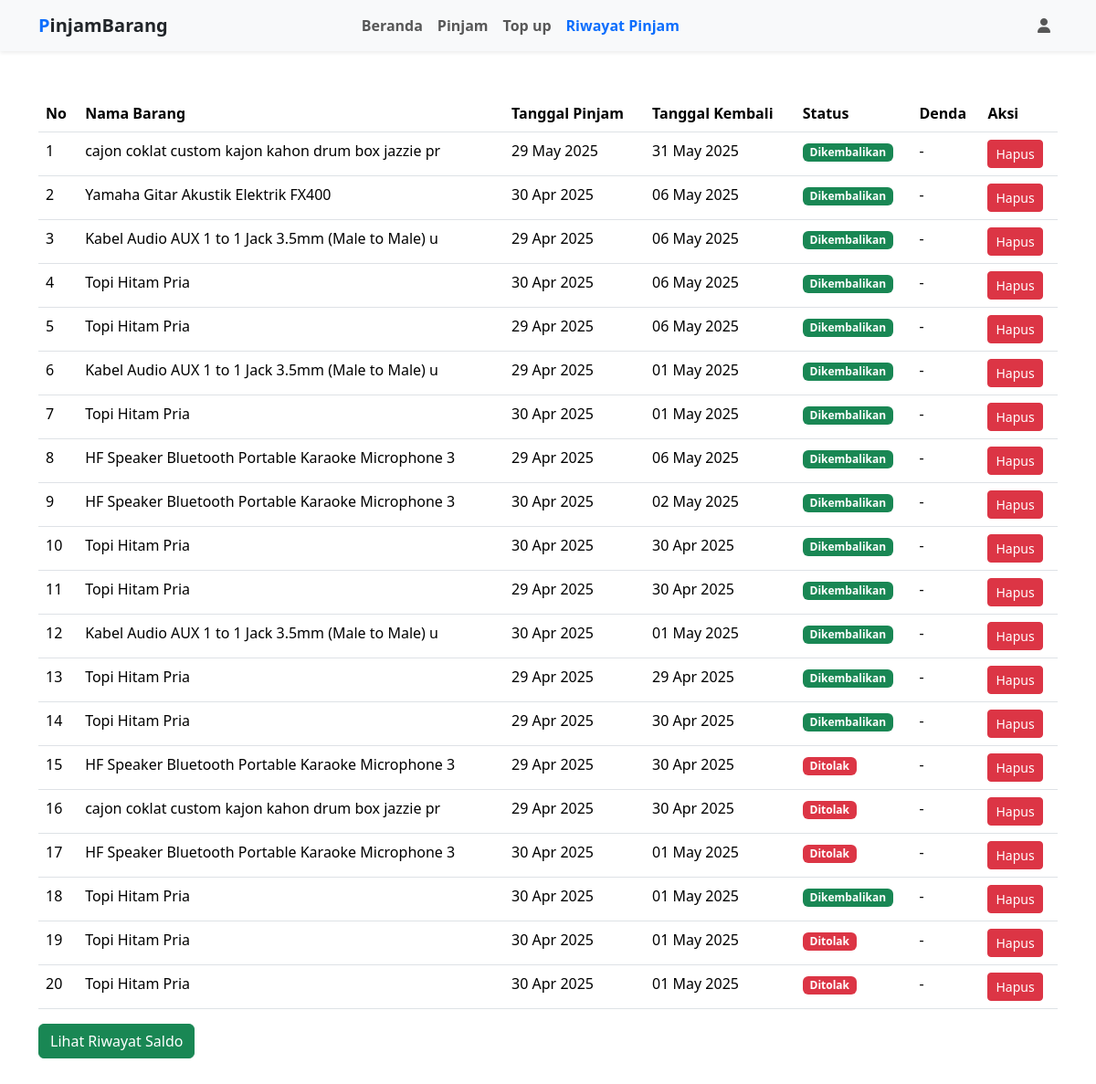
The page /riwayatPinjam_user.php (signed in) on the database its author committed.
### tables this page shows
CREATE TABLE `peminjaman` (
  `id` int(11) NOT NULL,
  `id_login` int(11) NOT NULL,
  `id_barang` int(11) NOT NULL,
  `tanggal_ajuan` date NOT NULL,
  `tgl_peminjaman` date NOT NULL,
  `tgal_kembali` date NOT NULL,
  `harga_harian` int(11) NOT NULL,
  `jmlh_hari_pinjam` int(11) NOT NULL,
  `total` int(11) NOT NULL,
  `ket` text NOT NULL,
  `catatan` text NOT NULL,
  `kondisi` varchar(50) NOT NULL,
  `denda` int(11) NOT NULL,
  `status_denda` enum('belum','lunas') DEFAULT 'lunas'
);

CREATE TABLE `barang` (
  `id` int(11) NOT NULL,
  `nama_barang` varchar(50) NOT NULL,
  `kode_barang` varchar(12) NOT NULL,
  `kategori_brg` varchar(15) NOT NULL,
  `status_brg` varchar(30) DEFAULT 'tersedia',
  `harga_barang` int(11) NOT NULL,
  `harga_sewa` int(11) NOT NULL,
  `harga_vip` int(11) NOT NULL,
  `foto` varchar(255) DEFAULT NULL
);

### riwayatPinjam_user.php (the view, shortened to what this page needs)
<?php
include 'conn/koneksi.php';
    $id_login = $_SESSION['id_login'];
    $query = "SELECT p.*, b.nama_barang
    FROM peminjaman p
    JOIN barang b ON p.id_barang = b.id
    WHERE p.id_login = $id_login";
$result = mysqli_query($conn, $query);
?>
<?php
include 'includes_user/header_user.php';
?>
<?php
include 'includes_user/navbar_user.php';
?>
 <div class="container py-5">
        <table class="table">
            <thead>
                <tr>
                <th>No</th>
                <th>Nama Barang</th>
                <th>Tanggal Pinjam</th>
                <th>Tanggal Kembali</th>
                <th>Status</th>
                <th>Denda</th>
                <th>Aksi</th>
                </tr>
            </thead>
            <tbody>
                <?php $no = 1; while($row = mysqli_fetch_assoc($result)) { ?>
                <tr>
                <td><?= $no++ ?></td>
                <td><?= $row['nama_barang'] ?></td>
                <td><?= date('d M Y', strtotime($row['tgl_peminjaman'])) ?></td>
                <td><?= date('d M Y', strtotime($row['tgal_kembali'])) ?></td>
                <td>
                    <?php if ($row['ket'] == 'menunggu') { ?>
                        <span class="badge bg-secondary">Menunggu</span>
                    <?php } elseif ($row['ket'] == 'Disetujui') { ?>
                        <span class="badge bg-warning">Dipinjam</span>
                    <?php } elseif ($row['ket'] == 'Ditolak') { ?>
                        <span class="badge bg-danger">Ditolak</span>
                    <?php } else { ?>
                        <span class="badge bg-success">Dikembalikan</span>
                    <?php } ?>
                </td>
                <td>
                    <?php
                    if ($row['denda'] > 0) {
                        echo 'Rp ' . number_format($row['denda'], 0, ',', '.');
                    } else {
                        echo '-';
                    }
                    ?>
                </td>
                <td>
                    <a href="?hapus=<?= $row['id'] ?>" class="btn btn-danger btn-sm" onclick="return confirm('Yakin ingin menghapus peminjaman ini?')">Hapus</a>
                </td>
                </tr>
                <?php } ?>
            </tbody>
        </table>
        <button class="btn btn-success"><a href="Riwayatsaldo_user.php" class="text-decoration-none text-white">Lihat Riwayat Saldo</a></button>
<?php
include 'includes_user/footer_user.php';
?>

### rows shown on the page
peminjaman: id_barang.nama_barang "cajon coklat custom kajon kahon drum box jazzie pr", tgl_peminjaman "29 May 2025", tgal_kembali "31 May 2025", ket "Dikembalikan"
peminjaman: id_barang.nama_barang "Yamaha Gitar Akustik Elektrik FX400", tgl_peminjaman "30 Apr 2025", tgal_kembali "06 May 2025", ket "Dikembalikan"
peminjaman: id_barang.nama_barang "Kabel Audio AUX 1 to 1 Jack 3.5mm (Male to Male) u", tgl_peminjaman "29 Apr 2025", tgal_kembali "06 May 2025", ket "Dikembalikan"
peminjaman: id_barang.nama_barang "Topi Hitam Pria", tgl_peminjaman "30 Apr 2025", tgal_kembali "06 May 2025", ket "Dikembalikan"
peminjaman: id_barang.nama_barang "Topi Hitam Pria", tgl_peminjaman "29 Apr 2025", tgal_kembali "06 May 2025", ket "Dikembalikan"
peminjaman: id_barang.nama_barang "Kabel Audio AUX 1 to 1 Jack 3.5mm (Male to Male) u", tgl_peminjaman "29 Apr 2025", tgal_kembali "01 May 2025", ket "Dikembalikan"
peminjaman: id_barang.nama_barang "Topi Hitam Pria", tgl_peminjaman "30 Apr 2025", tgal_kembali "01 May 2025", ket "Dikembalikan"
peminjaman: id_barang.nama_barang "HF Speaker Bluetooth Portable Karaoke Microphone 3", tgl_peminjaman "29 Apr 2025", tgal_kembali "06 May 2025", ket "Dikembalikan"
peminjaman: id_barang.nama_barang "HF Speaker Bluetooth Portable Karaoke Microphone 3", tgl_peminjaman "30 Apr 2025", tgal_kembali "02 May 2025", ket "Dikembalikan"
peminjaman: id_barang.nama_barang "Topi Hitam Pria", tgl_peminjaman "30 Apr 2025", tgal_kembali "30 Apr 2025", ket "Dikembalikan"
peminjaman: id_barang.nama_barang "Topi Hitam Pria", tgl_peminjaman "29 Apr 2025", tgal_kembali "30 Apr 2025", ket "Dikembalikan"
peminjaman: id_barang.nama_barang "Kabel Audio AUX 1 to 1 Jack 3.5mm (Male to Male) u", tgl_peminjaman "30 Apr 2025", tgal_kembali "01 May 2025", ket "Dikembalikan"
peminjaman: id_barang.nama_barang "Topi Hitam Pria", tgl_peminjaman "29 Apr 2025", tgal_kembali "29 Apr 2025", ket "Dikembalikan"
peminjaman: id_barang.nama_barang "Topi Hitam Pria", tgl_peminjaman "29 Apr 2025", tgal_kembali "30 Apr 2025", ket "Dikembalikan"
peminjaman: id_barang.nama_barang "HF Speaker Bluetooth Portable Karaoke Microphone 3", tgl_peminjaman "29 Apr 2025", tgal_kembali "30 Apr 2025", ket "Ditolak"
peminjaman: id_barang.nama_barang "cajon coklat custom kajon kahon drum box jazzie pr", tgl_peminjaman "29 Apr 2025", tgal_kembali "30 Apr 2025", ket "Ditolak"
peminjaman: id_barang.nama_barang "HF Speaker Bluetooth Portable Karaoke Microphone 3", tgl_peminjaman "30 Apr 2025", tgal_kembali "01 May 2025", ket "Ditolak"
peminjaman: id_barang.nama_barang "Topi Hitam Pria", tgl_peminjaman "30 Apr 2025", tgal_kembali "01 May 2025", ket "Dikembalikan"
peminjaman: id_barang.nama_barang "Topi Hitam Pria", tgl_peminjaman "30 Apr 2025", tgal_kembali "01 May 2025", ket "Ditolak"
peminjaman: id_barang.nama_barang "Topi Hitam Pria", tgl_peminjaman "30 Apr 2025", tgal_kembali "01 May 2025", ket "Ditolak"
